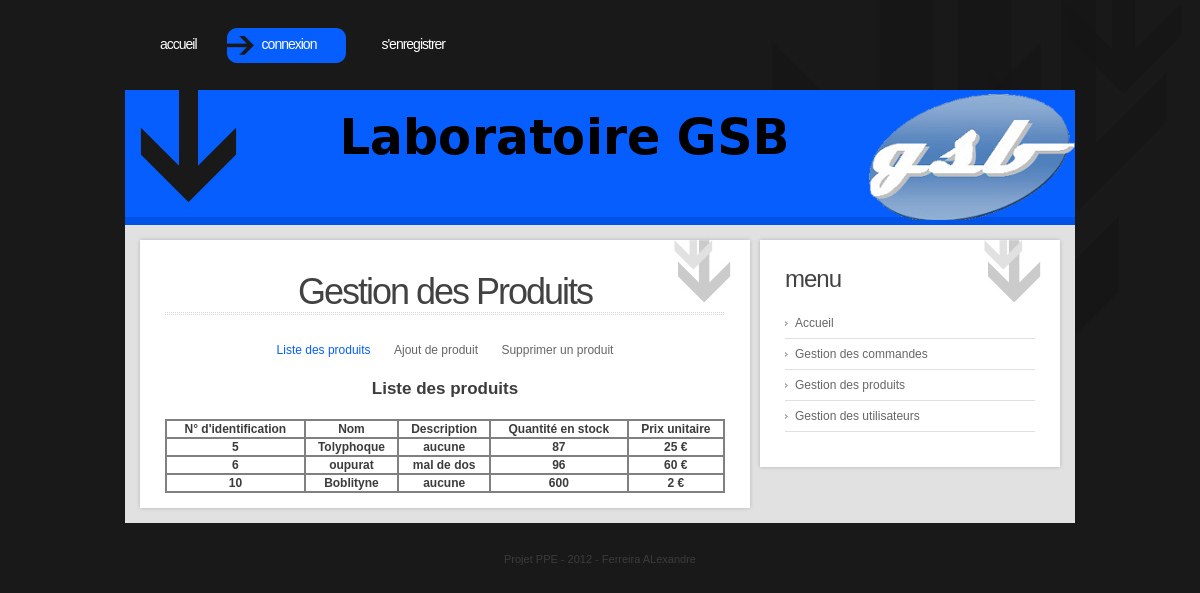
Page /produit.php (signed in) on the committed database.
### tables this page shows
CREATE TABLE IF NOT EXISTS `produit` (
  `id_produit` int(11) NOT NULL AUTO_INCREMENT,
  `nom_produit` varchar(255) NOT NULL,
  `description_produit` varchar(255) NOT NULL,
  `quantite_produit` int(11) NOT NULL,
  `prix_produit` varchar(255) NOT NULL,
  PRIMARY KEY (`id_produit`)
);

### produit.php (the view, shortened to what this page needs)
<?php
if (!isset($_SESSION['login_admin']))
{
	header ('Location: admin.php');
	exit();
}
elseif ($_SESSION['droit']!="commande")
{
	header ('Location: admin.php');
}
else
{
	?>
<!DOCTYPE html PUBLIC "-//W3C//DTD XHTML 1.0 Strict//EN" "http://www.w3.org/TR/xhtml1/DTD/xhtml1-strict.dtd">
<html xmlns="http://www.w3.org/1999/xhtml">
<head>
	<link href="stylelili.css" rel="stylesheet" type="text/css" media="screen" />
</head>
<body>
<div id="header">
	<div id="menu">
		<ul>
			<li><a href="index.php" class="first">Accueil</a></li>
			<li class="current_page_item"><a href="#">Connexion</a></li>
			<li><a href="#">S'enregistrer</a></li>
		</ul>
	</div>
</div>
<div id="logo"></div>
<div id="page">
	<div id="page-bgtop">
		<div id="page-bgbtm">
			<div id="content">
				<div class="post">
					<div class="post-bgtop">
						<div class="post-bgbtm">
							<h2 class="title"><a href="produit.php"><center>Gestion des Produits</center></a></h2>
							<?php include("include/connectionBDD.php"); ?>
							<br/><br/>
							<div class="tabs">
								<a href="#liste">Liste des produits</a>
								<a href="#ajoutproduit">Ajout de produit</a>
								<a href="#supprproduit">Supprimer un produit</a>
							</div>
							<div id="contenu">
								<div id="liste">
									<?php $reponse = $bdd->query('SELECT * FROM produit'); ?>
									<table id="tablocommande">
										<caption>Liste des produits</caption>
										<thead>
											<tr>
												<th>N° d'identification</th>
												<th>Nom</th>
												<th>Description</th>
												<th>Quantité en stock</th>
												<th>Prix unitaire</th>
											</tr>
										</thead>
										<tbody>
											<?php
											while ($donnees = $reponse->fetch())
											{
											?>
												<tr>
													<th><?php echo $donnees['id_produit']; ?></th>
													<th><?php echo $donnees['nom_produit'] ?></th>
													<th><?php echo $donnees['description_produit']; ?></th>
													<th><?php echo $donnees['quantite_produit']; ?></th>
													<th><?php echo $donnees['prix_produit']; ?> €</th>
												</tr>
											<?php
											}
											?>
										</tbody>
									</table>
								</div>
							</div>
						</div>
					</div>
				</div>
			</div>
			<?php include("include/menu.php"); ?>
		</div>
	</div>
</div>
<div id="footer">
	<p>Projet PPE - 2012 - Ferreira ALexandre</p>
</div>
</body>
</html>
<?php } ?>

### stylelili.css (style rules this page uses)
body { margin: 20px 0px 0px 0px; padding: 0; background: #191919 url(images/img07.jpg) no-repeat right top; font-family: Tahoma, Geneva, sans-serif; font-size: 12px; color: #3C3C3C; }
h1, h2, h3 { margin: 0; font-family: Arial, Helvetica, sans-serif; font-weight: normal; color: #549900; }
h2 { font-size: 18px; }
p, ul, ol { margin-top: 0; line-height: 240%; text-align: justify; }
a { color: #065EFE; }
table { border-collapse: collapse; }
table th { border: 2px solid gray; }
table caption { font-size: 17px; font-weight: bold; margin-bottom: 20px; }
#header { width: 950px; height: 70px; margin: 0px auto; }
#menu ul { margin: 0; padding: 8px 0px 0px 0px; list-style: none; line-height: normal; }
#menu li { display: block; float: left; }
#menu a { display: block; float: left; height: 28px; padding: 8px 30px 0px 35px; letter-spacing: -1px; text-decoration: none; text-align: center; text-transform: lowercase; font-family: Arial, Helvetica, sans-serif; font-size: 14px; font-weight: normal; color: #FFFFFF; }
#menu li.current_page_item { background: url(images/img01.jpg) no-repeat left top; }
#menu li.current_page_item a { background: url(images/img02.jpg) no-repeat right top; }
#page { width: 930px; margin: 0px auto; padding: 10px 10px 10px 10px; background: #E1E1E1; }
#page-bgbtm { overflow: hidden; }
#logo { width: 950px; height: 135px; margin: 0 auto; background: url(images/img03.jpg) no-repeat left top; }
#content { float: left; width: 620px; padding: 0px 0px 0px 0px; }
.post { background: url(images/img05.jpg) repeat-y left top; }
.post-bgtop { background: url(images/img04.jpg) no-repeat left top; }
.post-bgbtm { padding: 0px 30px 20px 30px; background: url(images/img06.jpg) no-repeat left bottom; }
.post .title { height: 44px; margin: 0px; padding: 36px 0px 0px 0px; background: url(images/img11.jpg) repeat-x left bottom; }
.post .title a { letter-spacing: -2px; text-decoration: none; font-size: 36px; color: #424242; }
#footer { width: 920px; height: 100px; margin: 0 auto; padding: 0; }
#footer p { margin: 0; padding: 30px 0px 0px 0px; text-align: center; line-height: normal; font-size: 11px; }
.tabs { text-align: center; height: 36px; }
.tabs a { padding: 10px; text-decoration: none; color: #666666; }
.tabs a:hover,.tabs a.active { color: #065efe; }
#tablocommande { width: 100%; }

### rows in the picture
produit: id_produit "5", nom_produit "Tolyphoque", description_produit "aucune", quantite_produit "87", prix_produit "25"
produit: id_produit "6", nom_produit "oupurat", description_produit "mal de dos", quantite_produit "96", prix_produit "60"
produit: id_produit "10", nom_produit "Boblityne", description_produit "aucune", quantite_produit "600", prix_produit "2"
